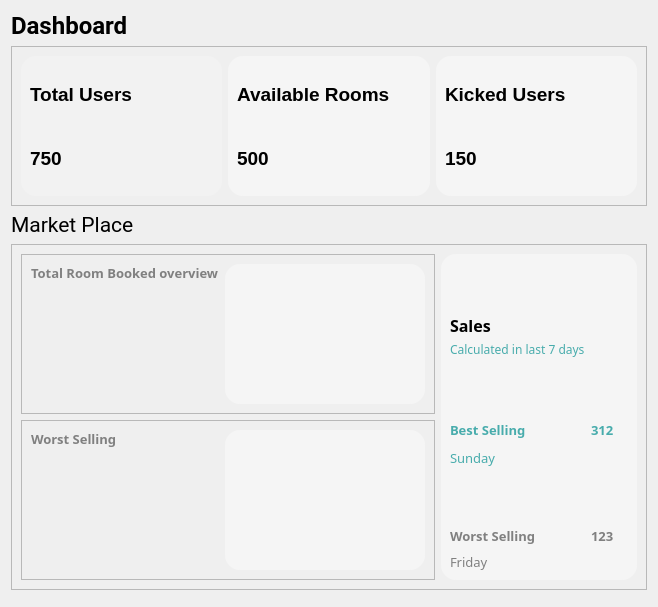
      <widget class="QWidget" name="Dashboard_2">
       <layout class="QVBoxLayout" name="verticalLayout_3">
        <item>
         <widget class="QLabel" name="label_16">
          <property name="maximumSize">
           <size>
            <width>16777215</width>
            <height>60</height>
           </size>
          </property>
          <property name="font">
           <font>
            <family>Roboto</family>
            <pointsize>18</pointsize>
            <weight>75</weight>
            <bold>true</bold>
           </font>
          </property>
          <property name="text">
           <string>Dashboard</string>
          </property>
         </widget>
        </item>
        <item alignment="Qt::AlignTop">
         <widget class="QFrame" name="frame_19">
          <property name="frameShape">
           <enum>QFrame::StyledPanel</enum>
          </property>
          <property name="frameShadow">
           <enum>QFrame::Raised</enum>
          </property>
          <layout class="QGridLayout" name="gridLayout_21">
           <item row="0" column="0">
            <widget class="QFrame" name="frame_14">
             <property name="sizePolicy">
              <sizepolicy hsizetype="Expanding" vsizetype="Preferred">
               <horstretch>0</horstretch>
               <verstretch>0</verstretch>
              </sizepolicy>
             </property>
             <property name="minimumSize">
              <size>
               <width>180</width>
               <height>140</height>
              </size>
             </property>
             <property name="maximumSize">
              <size>
               <width>16777215</width>
               <height>140</height>
              </size>
             </property>
             <property name="styleSheet">
              <string notr="true">background:#F2F2F2;
border-radius:15px;
color:black;</string>
             </property>
             <property name="frameShape">
              <enum>QFrame::StyledPanel</enum>
             </property>
             <property name="frameShadow">
              <enum>QFrame::Raised</enum>
             </property>
             <layout class="QGridLayout" name="gridLayout_22">
              <property name="sizeConstraint">
               <enum>QLayout::SetMinAndMaxSize</enum>
              </property>
              <item row="1" column="0">
               <widget class="QLabel" name="label_24">
                <property name="font">
                 <font>
                  <pointsize>14</pointsize>
                  <weight>75</weight>
                  <bold>true</bold>
                 </font>
                </property>
                <property name="styleSheet">
                 <string notr="true">text-align:center;
color:black;</string>
                </property>
                <property name="text">
                 <string>750</string>
                </property>
               </widget>
              </item>
              <item row="0" column="0">
               <widget class="QLabel" name="label_25">
                <property name="font">
                 <font>
                  <pointsize>14</pointsize>
                  <weight>75</weight>
                  <bold>true</bold>
                 </font>
                </property>
                <property name="styleSheet">
                 <string notr="true">text-align:center;
color:black;</string>
                </property>
                <property name="text">
                 <string>Total Users</string>
                </property>
               </widget>
              </item>
             </layout>
            </widget>
           </item>
           <item row="0" column="1">
            <widget class="QFrame" name="frame_25">
             <property name="sizePolicy">
              <sizepolicy hsizetype="Expanding" vsizetype="Preferred">
               <horstretch>0</horstretch>
               <verstretch>0</verstretch>
              </sizepolicy>
             </property>
             <property name="minimumSize">
              <size>
               <width>180</width>
               <height>140</height>
              </size>
             </property>
             <property name="styleSheet">
              <string notr="true">background:#f5f5f5;
border-radius:15px;</string>
             </property>
             <property name="frameShape">
              <enum>QFrame::StyledPanel</enum>
             </property>
             <property name="frameShadow">
              <enum>QFrame::Raised</enum>
             </property>
             <layout class="QGridLayout" name="gridLayout_23">
              <item row="0" column="0">
               <widget class="QLabel" name="label_26">
                <property name="font">
                 <font>
                  <pointsize>14</pointsize>
                  <weight>75</weight>
                  <bold>true</bold>
                 </font>
                </property>
                <property name="styleSheet">
                 <string notr="true">text-align:center;
color:black;</string>
                </property>
                <property name="text">
                 <string>Available Rooms</string>
                </property>
               </widget>
              </item>
              <item row="1" column="0">
               <widget class="QLabel" name="label_27">
                <property name="font">
                 <font>
                  <pointsize>14</pointsize>
                  <weight>75</weight>
                  <bold>true</bold>
                 </font>
                </property>
                <property name="styleSheet">
                 <string notr="true">text-align:center;
color:black;</string>
                </property>
                <property name="text">
                 <string>500</string>
                </property>
               </widget>
              </item>
             </layout>
            </widget>
           </item>
           <item row="0" column="2">
            <widget class="QFrame" name="frame_32">
             <property name="sizePolicy">
              <sizepolicy hsizetype="Expanding" vsizetype="Preferred">
               <horstretch>0</horstretch>
               <verstretch>0</verstretch>
              </sizepolicy>
             </property>
             <property name="minimumSize">
              <size>
               <width>180</width>
               <height>140</height>
              </size>
             </property>
             <property name="styleSheet">
              <string notr="true">background:#f5f5f5;
border-radius:15px;</string>
             </property>
             <property name="frameShape">
              <enum>QFrame::StyledPanel</enum>
             </property>
             <property name="frameShadow">
              <enum>QFrame::Raised</enum>
             </property>
             <layout class="QGridLayout" name="gridLayout_24">
              <item row="0" column="0">
               <widget class="QLabel" name="label_28">
                <property name="font">
                 <font>
                  <pointsize>14</pointsize>
                  <weight>75</weight>
                  <bold>true</bold>
                 </font>
                </property>
                <property name="styleSheet">
                 <string notr="true">text-align:center;
color:black;</string>
                </property>
                <property name="text">
                 <string>Kicked Users</string>
                </property>
               </widget>
              </item>
              <item row="1" column="0">
               <widget class="QLabel" name="label_29">
                <property name="font">
                 <font>
                  <pointsize>14</pointsize>
                  <weight>75</weight>
                  <bold>true</bold>
                 </font>
                </property>
                <property name="styleSheet">
                 <string notr="true">text-align:center;
color:black;</string>
                </property>
                <property name="text">
                 <string>150</string>
                </property>
               </widget>
              </item>
             </layout>
            </widget>
           </item>
          </layout>
         </widget>
        </item>
        <item>
         <widget class="QLabel" name="label_30">
          <property name="maximumSize">
           <size>
            <width>16777215</width>
            <height>70</height>
           </size>
          </property>
          <property name="font">
           <font>
            <family>Roboto</family>
            <pointsize>16</pointsize>
            <weight>50</weight>
            <bold>false</bold>
           </font>
          </property>
          <property name="text">
           <string>Market Place</string>
          </property>
         </widget>
        </item>
        <item>
         <widget class="QFrame" name="frame_33">
          <property name="frameShape">
           <enum>QFrame::StyledPanel</enum>
          </property>
          <property name="frameShadow">
           <enum>QFrame::Raised</enum>
          </property>
          <layout class="QGridLayout" name="gridLayout_25">
           <item row="0" column="1" rowspan="3">
            <widget class="QFrame" name="frame_65">
             <property name="styleSheet">
              <string notr="true">background:#f5f5f5;
border-radius:15px;</string>
             </property>
             <property name="frameShape">
              <enum>QFrame::StyledPanel</enum>
             </property>
             <property name="frameShadow">
              <enum>QFrame::Raised</enum>
             </property>
             <layout class="QGridLayout" name="gridLayout_26">
              <item row="7" column="1">
               <widget class="QLabel" name="label_57">
                <property name="font">
                 <font>
                  <family>Century Gothic</family>
                  <pointsize>10</pointsize>
                  <weight>75</weight>
                  <bold>true</bold>
                 </font>
                </property>
                <property name="styleSheet">
                 <string notr="true">color: grey;</string>
                </property>
                <property name="text">
                 <string>Worst Selling</string>
                </property>
                <property name="alignment">
                 <set>Qt::AlignBottom|Qt::AlignLeading|Qt::AlignLeft</set>
                </property>
               </widget>
              </item>
              <item row="5" column="2">
               <widget class="QLabel" name="label_58">
                <property name="font">
                 <font>
                  <family>Century Gothic</family>
                  <pointsize>10</pointsize>
                  <weight>75</weight>
                  <bold>true</bold>
                 </font>
                </property>
                <property name="styleSheet">
                 <string notr="true">color:#48ACAC</string>
                </property>
                <property name="text">
                 <string>312</string>
                </property>
                <property name="alignment">
                 <set>Qt::AlignBottom|Qt::AlignLeading|Qt::AlignLeft</set>
                </property>
               </widget>
              </item>
              <item row="5" column="1">
               <widget class="QLabel" name="label_59">
                <property name="font">
                 <font>
                  <family>Century Gothic</family>
                  <pointsize>10</pointsize>
                  <weight>75</weight>
                  <bold>true</bold>
                 </font>
                </property>
                <property name="styleSheet">
                 <string notr="true">color:#48ACAC</string>
                </property>
                <property name="text">
                 <string>Best Selling</string>
                </property>
                <property name="alignment">
                 <set>Qt::AlignBottom|Qt::AlignLeading|Qt::AlignLeft</set>
                </property>
               </widget>
              </item>
              <item row="6" column="1">
               <widget class="QLabel" name="label_44">
                <property name="minimumSize">
                 <size>
                  <width>0</width>
                  <height>20</height>
                 </size>
                </property>
                <property name="maximumSize">
                 <size>
                  <width>16777215</width>
                  <height>15</height>
                 </size>
                </property>
                <property name="font">
                 <font>
                  <family>Century Gothic</family>
                  <pointsize>10</pointsize>
                  <weight>50</weight>
                  <bold>false</bold>
                 </font>
                </property>
                <property name="styleSheet">
                 <string notr="true">color:#48ACAC</string>
                </property>
                <property name="text">
                 <string>Sunday</string>
                </property>
                <property name="alignment">
                 <set>Qt::AlignBottom|Qt::AlignLeading|Qt::AlignLeft</set>
                </property>
               </widget>
              </item>
              <item row="8" column="1">
               <widget class="QLabel" name="label_60">
                <property name="minimumSize">
                 <size>
                  <width>0</width>
                  <height>20</height>
                 </size>
                </property>
                <property name="maximumSize">
                 <size>
                  <width>16777215</width>
                  <height>20</height>
                 </size>
                </property>
                <property name="font">
                 <font>
                  <family>Century Gothic</family>
                  <pointsize>10</pointsize>
                  <weight>50</weight>
                  <bold>false</bold>
                 </font>
                </property>
                <property name="styleSheet">
                 <string notr="true">color: grey;</string>
                </property>
                <property name="text">
                 <string>Friday</string>
                </property>
                <property name="alignment">
                 <set>Qt::AlignBottom|Qt::AlignLeading|Qt::AlignLeft</set>
                </property>
               </widget>
              </item>
              <item row="7" column="3">
               <widget class="QLabel" name="label_40">
                <property name="font">
                 <font>
                  <family>Century Gothic</family>
                  <pointsize>10</pointsize>
                  <weight>75</weight>
                  <bold>true</bold>
                 </font>
                </property>
                <property name="styleSheet">
                 <string notr="true">color:#48ACAC;
image: url(:/Icons/Icons/icons8-scroll-down-50.png);</string>
                </property>
                <property name="text">
                 <string/>
                </property>
               </widget>
              </item>
              <item row="7" column="2">
               <widget class="QLabel" name="label_61">
                <property name="font">
                 <font>
                  <family>Century Gothic</family>
                  <pointsize>10</pointsize>
                  <weight>75</weight>
                  <bold>true</bold>
                 </font>
                </property>
                <property name="styleSheet">
                 <string notr="true">color: grey;</string>
                </property>
                <property name="text">
                 <string>123</string>
                </property>
                <property name="alignment">
                 <set>Qt::AlignBottom|Qt::AlignLeading|Qt::AlignLeft</set>
                </property>
               </widget>
              </item>
              <item row="3" column="1">
               <widget class="QLabel" name="label_46">
                <property name="font">
                 <font>
                  <family>Century Gothic</family>
                  <pointsize>12</pointsize>
                  <weight>75</weight>
                  <bold>true</bold>
                 </font>
                </property>
                <property name="styleSheet">
                 <string notr="true">color:black</string>
                </property>
                <property name="text">
                 <string>Sales</string>
                </property>
                <property name="alignment">
                 <set>Qt::AlignBottom|Qt::AlignLeading|Qt::AlignLeft</set>
                </property>
               </widget>
              </item>
              <item row="5" column="3">
               <widget class="QLabel" name="label_38">
                <property name="font">
                 <font>
                  <family>Century Gothic</family>
                  <pointsize>10</pointsize>
                  <weight>75</weight>
                  <bold>true</bold>
                 </font>
                </property>
                <property name="styleSheet">
                 <string notr="true">color:#48ACAC;
image: url(:/Icons/Icons/icons8-scroll-up-50.png);</string>
                </property>
                <property name="text">
                 <string/>
                </property>
               </widget>
              </item>
              <item row="4" column="1">
               <widget class="QLabel" name="label_31">
                <property name="maximumSize">
                 <size>
                  <width>16777215</width>
                  <height>15</height>
                 </size>
                </property>
                <property name="font">
                 <font>
                  <family>Century Gothic</family>
                  <pointsize>9</pointsize>
                  <weight>50</weight>
                  <bold>false</bold>
                 </font>
                </property>
                <property name="styleSheet">
                 <string notr="true">color: #48ACAC;</string>
                </property>
                <property name="text">
                 <string>Calculated in last 7 days</string>
                </property>
                <property name="alignment">
                 <set>Qt::AlignBottom|Qt::AlignLeading|Qt::AlignLeft</set>
                </property>
               </widget>
              </item>
             </layout>
            </widget>
           </item>
           <item row="2" column="0">
            <widget class="QFrame" name="frame_34">
             <property name="frameShape">
              <enum>QFrame::StyledPanel</enum>
             </property>
             <property name="frameShadow">
              <enum>QFrame::Raised</enum>
             </property>
             <layout class="QGridLayout" name="gridLayout_27">
              <item row="0" column="0" alignment="Qt::AlignTop">
               <widget class="QLabel" name="label_62">
                <property name="font">
                 <font>
                  <family>Century Gothic</family>
                  <pointsize>10</pointsize>
                  <weight>75</weight>
                  <bold>true</bold>
                 </font>
                </property>
                <property name="styleSheet">
                 <string notr="true">color: grey;</string>
                </property>
                <property name="text">
                 <string>Worst Selling</string>
                </property>
                <property name="alignment">
                 <set>Qt::AlignBottom|Qt::AlignLeading|Qt::AlignLeft</set>
                </property>
               </widget>
              </item>
              <item row="0" column="1">
               <widget class="QLabel" name="lblSalePerDay_3">
                <property name="minimumSize">
                 <size>
                  <width>200</width>
                  <height>140</height>
                 </size>
                </property>
                <property name="styleSheet">
                 <string notr="true">background:#f5f5f5;
border-radius:15px;</string>
                </property>
                <property name="text">
                 <string/>
                </property>
               </widget>
              </item>
             </layout>
            </widget>
           </item>
           <item row="0" column="0" rowspan="2">
            <widget class="QFrame" name="frame_35">
             <property name="frameShape">
              <enum>QFrame::StyledPanel</enum>
             </property>
             <property name="frameShadow">
              <enum>QFrame::Raised</enum>
             </property>
             <layout class="QGridLayout" name="gridLayout_28">
              <item row="0" column="0" alignment="Qt::AlignTop">
               <widget class="QLabel" name="label_63">
                <property name="font">
                 <font>
                  <family>Century Gothic</family>
                  <pointsize>10</pointsize>
                  <weight>75</weight>
                  <bold>true</bold>
                 </font>
                </property>
                <property name="styleSheet">
                 <string notr="true">color: grey;</string>
                </property>
                <property name="text">
                 <string>Total Room Booked overview</string>
                </property>
                <property name="alignment">
                 <set>Qt::AlignBottom|Qt::AlignLeading|Qt::AlignLeft</set>
                </property>
               </widget>
              </item>
              <item row="0" column="1">
               <widget class="QLabel" name="lblSalePerDay_4">
                <property name="minimumSize">
                 <size>
                  <width>200</width>
                  <height>140</height>
                 </size>
                </property>
                <property name="styleSheet">
                 <string notr="true">background:#f5f5f5;
border-radius:15px;</string>
                </property>
                <property name="text">
                 <string/>
                </property>
               </widget>
              </item>
             </layout>
            </widget>
           </item>
          </layout>
         </widget>
        </item>
        <item>
         <widget class="QFrame" name="frame_36">
          <property name="frameShape">
           <enum>QFrame::StyledPanel</enum>
          </property>
          <property name="frameShadow">
           <enum>QFrame::Raised</enum>
          </property>
         </widget>
        </item>
       </layout>
      </widget>
